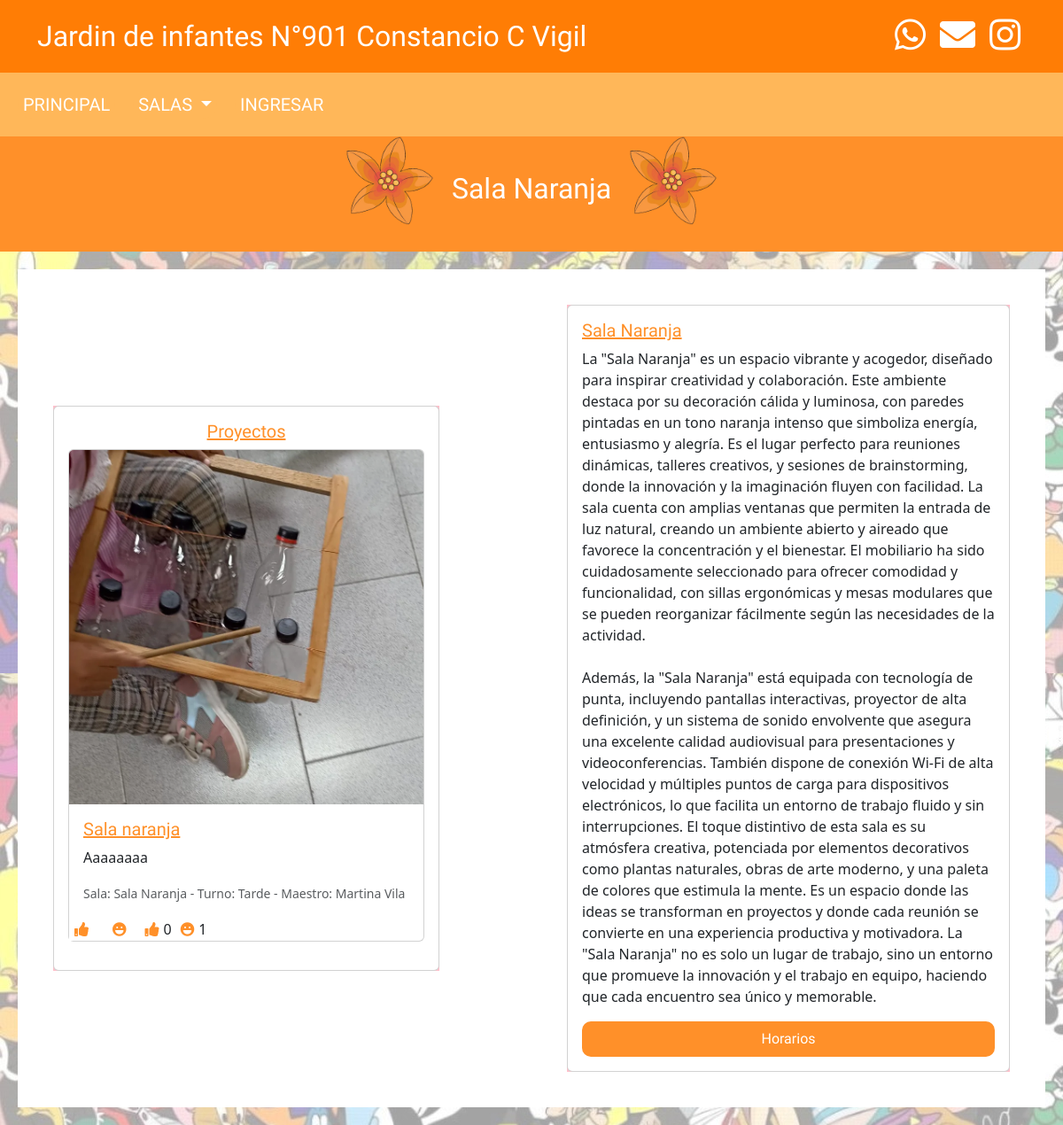
The app's page /salasN.php with its own data.
### tables this page shows
CREATE TABLE `salas` (
  `ID` int(3) NOT NULL,
  `Salas` varchar(15) NOT NULL,
  `Color` varchar(10) NOT NULL,
  `texto` text DEFAULT NULL,
  `imagen` varchar(255) DEFAULT NULL,
  `hover` varchar(255) DEFAULT NULL,
  `texto2` text DEFAULT NULL
);

CREATE TABLE `proyectos` (
  `ID` int(3) NOT NULL,
  `Salas` int(3) NOT NULL,
  `Nombre` varchar(50) NOT NULL,
  `Descripcion` varchar(250) NOT NULL,
  `Imagen` varchar(255) NOT NULL,
  `Turno` int(3) NOT NULL,
  `id_usuario` int(3) NOT NULL
);

CREATE TABLE `turnos` (
  `ID` int(3) NOT NULL,
  `Turno` varchar(15) NOT NULL
);

### salasN.php (the view, shortened to what this page needs)
<?php
$servername = "localhost";
$username = "root";
$password = "";
$dbname = "jardin";
$conn = new mysqli($servername, $username, $password, $dbname);
$sala_id = 3;
$query2 = "SELECT publicacion_id, reaccion, COUNT(*) as count FROM reacciones GROUP BY publicacion_id, reaccion";
$result2 = $conn->query($query2);
$reacciones = [];
while ($row = $result2->fetch_assoc()) {
    $reacciones[$row['publicacion_id']][$row['reaccion']] = $row['count'];
}
$sql_sala = "SELECT * FROM salas WHERE ID = $sala_id";
$result_sala = $conn->query($sql_sala);
if ($result_sala->num_rows > 0) {
    $sala = $result_sala->fetch_assoc();
} else {
    die("No se encontró la sala.");
}
?>
<!DOCTYPE html>
<html lang="es">
<head>
    <link rel="stylesheet" href="style.css">
    <link rel="stylesheet" href="https://cdnjs.cloudflare.com/ajax/libs/font-awesome/5.15.4/css/all.min.css">
    <link href="https://cdn.jsdelivr.net/npm/bootstrap@5.3.3/dist/css/bootstrap.min.css" rel="stylesheet">
</head>
<body>
  <header class="container-fluid">
    <div class="container d-flex justify-content-between align-items-center">
        <h2 class="m-0">Jardin de infantes N°901 Constancio C Vigil</h2>
        <div>
          <a href="https://wa.me/02252520417" target="_blank"><button class="net m-0"><i class="fab fa-whatsapp"></i></button></a>
          <a href="mailto:ji901lacosta@gmail.com"><button class="net m-0"><i class="fas fa-envelope"></i></button></a>
          <a href="https://www.instagram.com/jardin901sanclemente?utm_source=ig_web_button_share_sheet&igsh=ZDNlZDc0MzIxNw==" target="_blank"><button class="net m-0"><i class="fab fa-instagram"></i></button></a>
        </div>
    </div>
  </header>
  <header class="n2 d-flex flex-wrap align-items-center">
    <a href="index.html"><button class="btn2">PRINCIPAL</button></a>
    <div class="dropdown">
      <button class="btn2 dropdown-toggle" type="button" data-bs-toggle="dropdown" aria-expanded="false">
        SALAS
      </button>
    </div>
    <button class="btn2" onclick="showAlert()" class='ai'>INGRESAR</button>
  </header>
    <div class="cartelN d-flex justify-content-center">
        <img src="<?php echo htmlspecialchars($sala['imagen']); ?>" width="100px" height="100px">
        <div class="text">
            <h2 class="text-center"><?php echo htmlspecialchars($sala['Salas']); ?></h2>
            <br>
        </div>
        <img src="<?php echo htmlspecialchars($sala['imagen']); ?>" width="100px" height="100px">
    </div>
    <div class="white d-flex flex-column flex-md-row justify-content-between align-items-center">
      <div class="mt-3 mt-md-0">
        <div class="carter">
            <div class="card text-center-left">
                <div class="card-body">
                    <h5 class="orange text-center">Proyectos</h5>
                    <div id="project-cards">
                        <?php
                        $servername = "localhost";
                        $username = "root";
                        $password = "";
                        $dbname = "jardin";
                        $conn = new mysqli($servername, $username, $password, $dbname);
                        $sql = "SELECT proyectos.ID, proyectos.Nombre, proyectos.Descripcion, proyectos.Imagen, salas.Salas AS SalaNombre, turnos.Turno AS TurnoNombre, login.NOMBRE AS TeacherName
                        FROM proyectos
                        INNER JOIN salas ON proyectos.Salas = salas.ID
                        INNER JOIN turnos ON proyectos.Turno = turnos.ID
                        INNER JOIN login ON proyectos.id_usuario = login.id
                        WHERE proyectos.Salas = 3
                        ORDER BY proyectos.ID DESC";
                        $result = $conn->query($sql);
                        if ($result->num_rows > 0) {
                          while ($row = $result->fetch_assoc()) {
                            $proyecto_id = $row['ID'];
                            echo '<div class="card mb-3">';
                            echo '<img src="' . $row['Imagen'] . '" class="card-img-top" width="200px" height="400px" alt="' . $row['Nombre'] . '">';
                            echo '<div class="card-body">';
                            echo '<h5 class="orange">' . $row['Nombre'] . '</h5>';
                            echo '<p class="card-text">' . $row['Descripcion'] . '</p>';
                            echo '<p class="card-text"><small class="text-muted">Sala: ' . $row['SalaNombre'] . ' - Turno: ' . $row['TurnoNombre'] . ' - Maestro: ' . $row['TeacherName'] . '</small></p>';
                            echo '</div>';
                            echo '<div class="publicacion" data-id="' . $proyecto_id . '">';
                            echo '<div class="reacciones-container">';
                            echo '<button class="reacciones" data-reaccion="me_gusta"><i class="fas fa-thumbs-up app"></i></button>';
                            echo '<button class="reacciones" data-reaccion="risa"><i class="fas fa-laugh app"></i></button>';
                            echo '<p><i class="fas fa-thumbs-up app"></i> ' . ($reacciones[$proyecto_id]['me_gusta'] ?? 0) . '</p>';
                            echo '<p><i class="fas fa-laugh app"></i> ' . ($reacciones[$proyecto_id]['risa'] ?? 0) . '</p>';
                            echo '</div>';
                            echo '</div>';
                            echo '</div>';
                          }
                        } else {
                              echo '<p>No hay proyectos disponibles.</p>';
                        }
                        ?>
                    </div>
                </div>
            </div>
        </div>
      </div>
        <div class="mt-3 mt-md-0">
            <div class="carter">
                <div class="card text-center-left">
                    <div class="card-body">
                        <h5 class="orange"><?php echo htmlspecialchars($sala['Salas']); ?></h5>
                        <p class="card-text">
                        <?php echo htmlspecialchars($sala['texto']); ?><br><br>
                        <?php echo htmlspecialchars($sala['texto2']); ?>
                        </p>
                        <button class="btnO">Horarios</button>
                    </div>
                </div>
            </div>
        </div>
    </div>
</body>
</html>

### style.css (style rules this page uses)
body { margin: 0; padding: 0; background-image: url('img/dibujos.jpeg'); }
header { background-color:#FF7D05; color:white; font-family:"Questrial", sans-serif; padding:10px; }
button { background-color:#FF7D05; color:white; border:none; }
.n2 { background-color:#FFB759; }
.btn2 { background-color:#FFB759; margin:10px; font-size:20px; border-radius:20px; transition: background-color 0.3s ease, transform 0.2s ease; }
a { color:white; text-decoration: none; }
.net { font-size:40px; border:none; color:white; }
.text { margin-top:20px; padding: 20px; max-width:850px; }
.white { background-color: white; margin:20px; padding:40px; }
.carter { max-width: 500px; background-color:pink; }
#project-cards { max-height: 1100px; overflow-y: auto; display: flex; flex-direction: column; }
.reacciones-container { display: flex; align-items: center; gap: 10px; }
.reacciones-container p { margin: 0; display: flex; align-items: center; }
.reacciones-container i { margin-right: 5px; }

### records on screen
salas: imagen (picture), Salas "Sala Naranja", texto "La \"Sala Naranja\" es un espacio vibrante y acogedor, diseñado para inspirar creatividad y colaboración. Este ambiente destaca por su decoración cálida y luminosa, con paredes pintadas en un tono naranja intenso que simboliza energía, entusiasmo y alegría. Es el lugar perfecto para reuniones dinámicas, talleres creativos, y sesiones de brainstorming, donde la innovación y la imaginación fluyen con facilidad. La sala cuenta con amplias ventanas que permiten la entrada de luz natural, creando un ambiente abierto y aireado que favorece la concentración y el bienestar. El mobiliario ha sido cuidadosamente seleccionado para ofrecer comodidad y funcionalidad, con sillas ergonómicas y mesas…", texto2 "Además, la \"Sala Naranja\" está equipada con tecnología de punta, incluyendo pantallas interactivas, proyector de alta definición, y un sistema de sonido envolvente que asegura una excelente calidad audiovisual para presentaciones y videoconferencias. También dispone de conexión Wi-Fi de alta velocidad y múltiples puntos de carga para dispositivos electrónicos, lo que facilita un entorno de trabajo fluido y sin interrupciones. El toque distintivo de esta sala es su atmósfera creativa, potenciada por elementos decorativos como plantas naturales, obras de arte moderno, y una paleta de colores que estimula la mente. Es un espacio donde las ideas se transforman en proyectos y donde cada reunión…"
proyectos: Imagen (picture), Nombre "Sala naranja", Descripcion "Aaaaaaaa", salas.Salas "Sala Naranja", turnos.Turno "Tarde", login.NOMBRE "Martina Vila", ID "0", ID "1"
